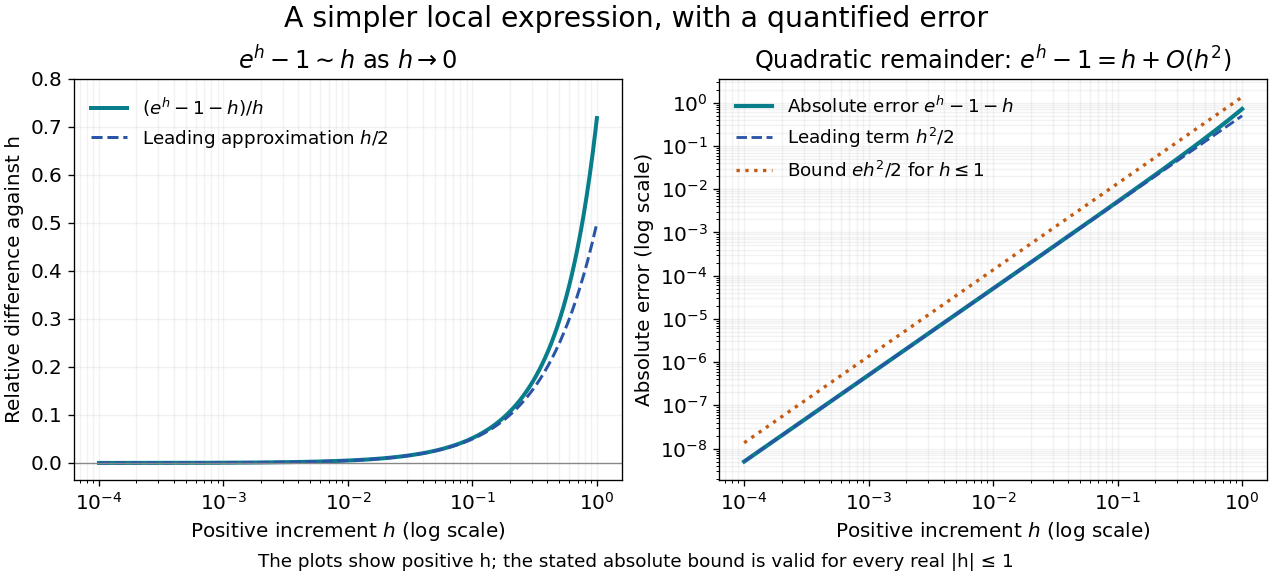

Write Python code to recreate this figure.
"""Original local exponential approximation plots; output matching PNG to CWD."""
from pathlib import Path

import matplotlib
matplotlib.use("Agg")
import matplotlib.pyplot as plt
import numpy as np

plt.rcParams.update({"font.size":12,"figure.facecolor":"white"})
fig,(left,right)=plt.subplots(1,2,figsize=(10.6,4.8),layout="constrained")
h=np.geomspace(1e-4,1,501)
error=np.expm1(h)-h
relative_difference=error/h
left.semilogx(h,relative_difference,color="#087e8b",lw=2.4,
             label=r"$(e^h-1-h)/h$")
left.semilogx(h,h/2,color="#2855a6",ls="--",lw=1.8,
             label=r"Leading approximation $h/2$")
left.axhline(0,color="#888888",lw=.8)
left.set(xlabel=r"Positive increment $h$ (log scale)",
         ylabel="Relative difference against h",
         title=r"$e^h-1\sim h$ as $h\to0$",ylim=(-.035,.8))
left.legend(frameon=False,loc="upper left",fontsize=11)
right.loglog(h,error,color="#087e8b",lw=2.5,label=r"Absolute error $e^h-1-h$")
right.loglog(h,h*h/2,color="#2855a6",ls="--",lw=1.7,label=r"Leading term $h^2/2$")
right.loglog(h,np.e*h*h/2,color="#c45b12",ls=":",lw=2,
             label=r"Bound $e h^2/2$ for $h\leq1$")
right.set(xlabel=r"Positive increment $h$ (log scale)",
          ylabel="Absolute error (log scale)",
          title=r"Quadratic remainder: $e^h-1=h+O(h^2)$")
right.legend(frameon=False,loc="upper left",fontsize=11)
for ax in (left,right):ax.grid(alpha=.16,which="both")
fig.suptitle("A simpler local expression, with a quantified error",fontsize=17)
fig.supxlabel("The plots show positive h; the stated absolute bound is valid for every real |h| ≤ 1",
              fontsize=11)
fig.savefig(Path(__file__).with_suffix(".png").name,dpi=120,facecolor="white")
plt.close(fig)
